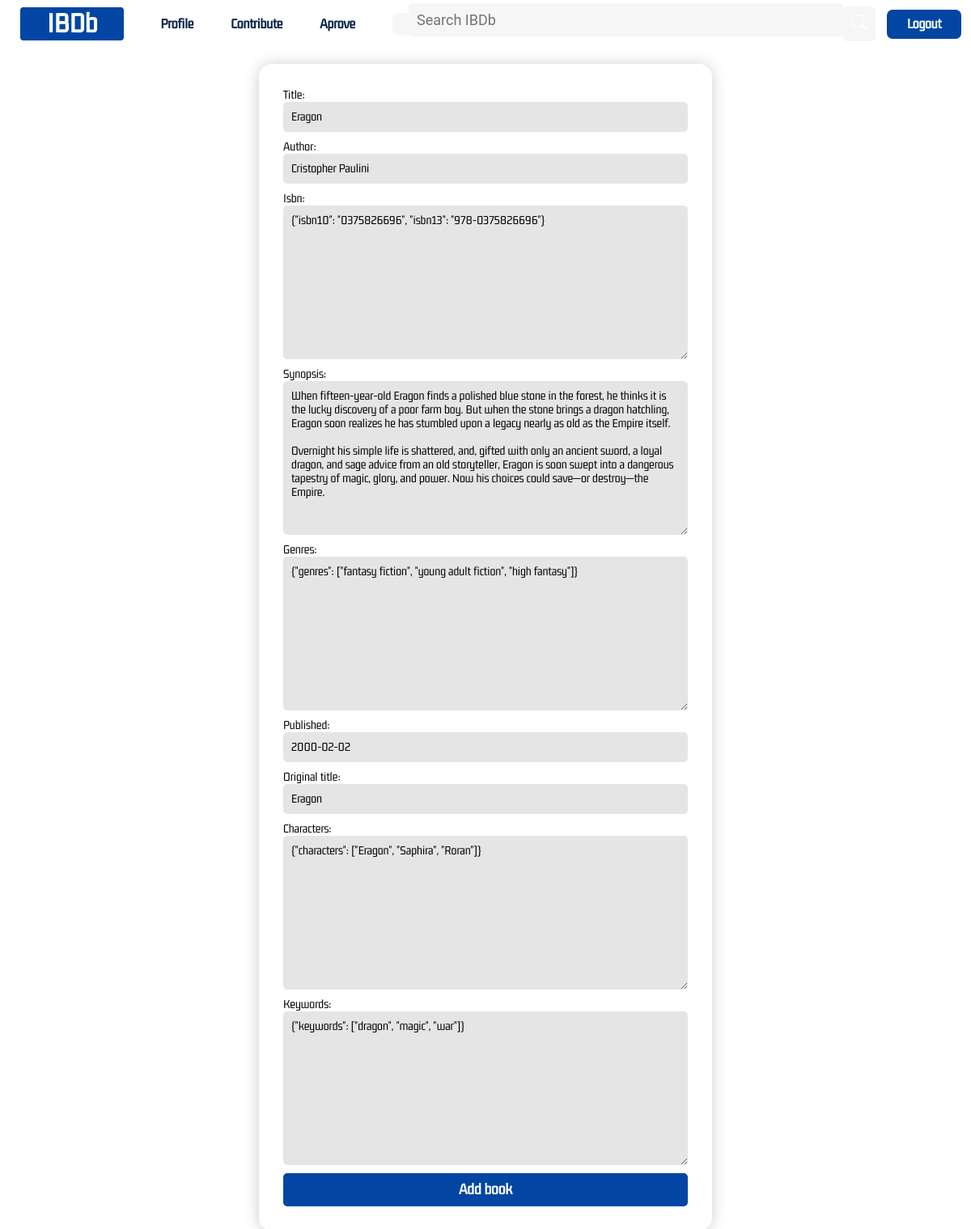
The page /book/edit/1/ (signed in) on the database its author committed.
### books/models.py (models this page shows, shortened)
class AbstractBook(models.Model):
	title = models.CharField(max_length=128, default="")
	author = models.CharField(max_length=64, default="")
	isbn = models.JSONField(max_length=64, default=dict)
	synopsis = models.TextField(max_length=600, default="")
	genres = models.JSONField(max_length=64, default=dict)
	published = models.DateField(default=date(2000, 2, 2))
	original_title = models.CharField(max_length=128, default="")
	characters = models.JSONField(max_length=528, default=dict)
	keywords = models.JSONField(max_length=528, default=dict)
	class Meta:
		abstract = True

class Book(AbstractBook):
	book_cover = models.ImageField(upload_to="books")
	protection = models.BooleanField(max_length=128, default=False)
	score = models.JSONField(max_length=128, default=dict)
	score_avg = models.FloatField(max_length=32, null=True, blank=True)

### books/views.py (the view)
# urls.py: path('book/edit/<str:book_id>/', views.edit_book, name="edit_book"),
@login_required
def edit_book(request, book_id):
	book = get_object_or_404(Book, id=book_id)
	if request.method == "POST":
		if book.protection:
			new_book = BookRequest()
			form = EditBookRequestForm(request.POST, instance=book)
			if form.is_valid():
				new_book.title = form.cleaned_data["title"]
				new_book.author = form.cleaned_data["author"]
				new_book.isbn = form.cleaned_data["isbn"]
				new_book.synopsis = form.cleaned_data["synopsis"]
				new_book.genres = form.cleaned_data["genres"]
				new_book.published = form.cleaned_data["published"]
				new_book.original_title = form.cleaned_data["original_title"]
				new_book.characters = form.cleaned_data["characters"]
				new_book.keywords = form.cleaned_data["keywords"]
				new_book.change = "Book"
				new_book.user = User.objects.get(username=request.user.username)
				new_book.book_cover = "NULL"
				new_book.save()
				return HttpResponseRedirect(reverse("book", args=[book.id]))
		else:
			form = EditBookForm(request.POST, instance=book)
			if form.is_valid():
				edit_book = form.save()
				user = User.objects.get(username=request.user.username)
				user.contributions += 1
				user.save()
				return HttpResponseRedirect(reverse("book", args=[book.id]))
			else:
				return render(request, "books/edit_book.html", {
					"form": form
					})
	else:
		if book.protection:
			return render(request, "books/edit_book.html", {
				"form": EditBookRequestForm(instance=book),
				"book_id": book.id
				})
		return render(request, "books/edit_book.html", {
			"form": EditBookForm(instance=book),
			"book_id": book.id
			})

### books/forms.py
class EditBookRequestForm(forms.ModelForm):
	class Meta:
		model = BookRequest
		exclude = ['book_cover', "protection", "user", "date", "change"]

### books/templates/books/edit_book.html (shortened to what this page needs)
{% extends 'books/layout.html' %}
{% load static %}
{% block css %}<link rel="stylesheet" href="{% static 'css/contribute.css' %}">{% endblock %}
{% block body %}
<form class="contribute-form" action="{% url 'edit_book' book_id %}" method="post">
	{{ form }}
	<button type="submit">Add book</button>
</form>
{% endblock %}

### books/static/css/layout.css (style rules this page uses)
body { margin: 0; padding: 0; font-family: 'Gemunu'; }

### books/static/css/contribute.css (style rules this page uses)
.contribute-form { display: grid; margin: 20px auto 10px auto; width: 60%; max-width: 500px; padding: 30px; border-radius: 16px; box-shadow: 0px 1px 20px -2px rgba(0, 0, 0, 0.25); }
input { margin-bottom: 10px; font-family: "Gemunu"; font-size: 16px; padding: 10px; outline: none; border: none; border-radius: 5px; background-color: rgba(0, 0, 0, 10%); }
textarea { margin-bottom: 10px; font-family: "Gemunu"; font-size: 16px; padding: 10px; outline: none; border: none; border-radius: 5px; background-color: rgba(0, 0, 0, 10%); }
button { padding: 10px; border: none; border-radius: 5px; outline: none; background-color: #0245A3; color: white; font-family: "Gemunu"; font-size: 20px; font-weight: bold; }

### rows shown on the page
Book: title "Eragon", author "Cristopher Paulini", isbn "{\"isbn10\": \"0375826696\", \"isbn13\": \"978-0375826696\"}", synopsis "When fifteen-year-old Eragon finds a polished blue stone in the forest, he thinks it is the lucky discovery of a poor farm boy. But when the stone brings a dragon hatchling, Eragon soon realizes he has stumbled upon a legacy nearly as old as the Empire itself. Overnight his simple life is shattered, and, gifted with only an ancient sword, a loyal dragon, and sage advice from an old storyteller, Eragon is soon swept into a dangerous tapestry of magic, glory, and power. Now his choices could save—or destroy—the Empire.", genres "{\"genres\": [\"fantasy fiction\", \"young adult fiction\", \"high fantasy\"]}", published "2000-02-02", original_title "Eragon", characters "{\"characters\": [\"Eragon\", \"Saphira\", \"Roran\"]}", keywords "{\"keywords\": [\"dragon\", \"magic\", \"war\"]}"
